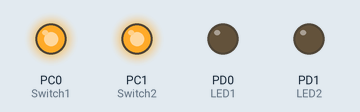
A program run on a simulated ATmega8, built with avr-gcc and emulated at 16 MHz. On the bench: output pins drawn as LEDs (lit = HIGH). At 0.0 s the program stops and its outputs stay as they are.

Above: at 0.1 s.
Timing chart, 0 to 1.5 s (numbered marks = the images above):
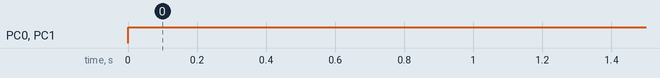

Measured:
- by itself, PC0 (Switch1), PC1 (Switch2): LOW → HIGH at 0.00 s

The program:

main.c
```c
/*
 * BUTTON ON-OFF-LED.c
 *
 * Created: 29/08/2023 7:20:04 PM
 * Author : ΓΕΩΡΓΙΑΔΗΣ ΚΟΣΜΑΣ
 */

#define F_CPU 16000000UL
#include <avr/io.h>
#include <util/delay.h>

int main(void)
{

	DDRC=0b00000011;
	DDRD=0b00000011;
	PORTC |= (1<<PINC0) | (1<<PINC1);

	char button1_pressed = 0;
	char button2_pressed = 0;

	while(1) //infinite loop
	{
		if(PINC & (1<<PINC0)) //If Switch1 is released.
		{
			if(button1_pressed)
				PORTD ^= (1<<PIND0); //Toggle LED1.

			button1_pressed = 0;
		}
		else //If Switch1 is pressed.
			button1_pressed = 1;

		if(PINC & (1<<PINC1)) //If Switch2 is released.
		{
			if(button2_pressed)
				PORTD ^= (1<<PIND1); //Toggle LED2.

			button2_pressed = 0;
		}
		else //If Switch2 is pressed.
			button2_pressed = 1;
	}
	return 0;
}
```
